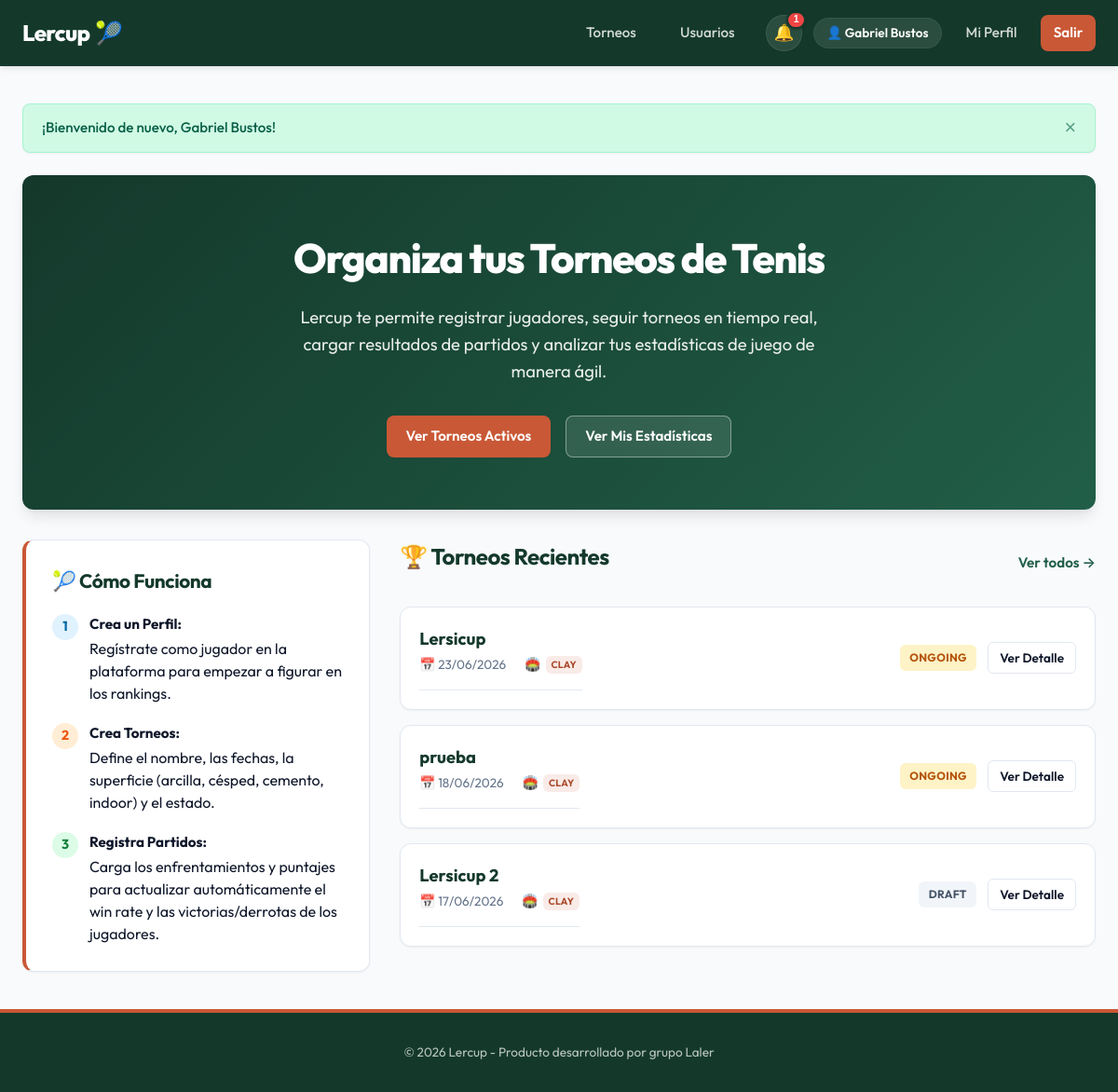
Screenshot of / (signed in) with the database file from the repository.
### app/models/user.py (models this page shows)
class User(SQLModel, table=True):
    id: Optional[int] = Field(default=None, primary_key=True)
    email: str = Field(index=True, unique=True, nullable=False)
    hashed_password: str = Field(nullable=False)
    full_name: str = Field(nullable=False)
    city: Optional[str] = Field(default=None)
    phone_number: Optional[str] = Field(default=None)
    avatar_url: Optional[str] = Field(default=None)
    is_admin: bool = Field(default=False)
    role: str = Field(default="player") # player, tournament_admin, admin
    created_at: datetime = Field(default_factory=datetime.utcnow)
    profiles: List["PlayerProfile"] = Relationship(
        back_populates="user",
        sa_relationship_kwargs={"cascade": "all, delete-orphan"}
    )
    registrations: List["TournamentRegistration"] = Relationship(
        back_populates="user",
        sa_relationship_kwargs={"cascade": "all, delete-orphan"}
    )
    created_tournaments: List["Tournament"] = Relationship(
        back_populates="creator"
    )

### app/models/tournament.py (models this page shows)
class Tournament(SQLModel, table=True):
    id: Optional[int] = Field(default=None, primary_key=True)
    name: str = Field(nullable=False)
    description: Optional[str] = Field(default=None)
    start_date: datetime = Field(nullable=False)
    end_date: datetime = Field(nullable=False)
    surface: str = Field(default="clay")  # clay, grass, hard, indoor
    status: str = Field(default="draft")  # draft, ongoing, finished
    creator_id: int = Field(foreign_key="user.id", nullable=False)
    format_id: Optional[int] = Field(foreign_key="tournamentformat.id", default=None, nullable=True)
    sport: str = Field(default="tennis", index=True, nullable=False)  # tennis, padel, etc.
    category: str = Field(default="flexible", nullable=False) # flexible, Primera, A, B1, B2, C, D
    created_at: datetime = Field(default_factory=datetime.utcnow)
    creator: "User" = Relationship(back_populates="created_tournaments")
    format: Optional["TournamentFormat"] = Relationship()
    registrations: List["TournamentRegistration"] = Relationship(
        back_populates="tournament",
        sa_relationship_kwargs={"cascade": "all, delete-orphan"}
    )
    matches: List["Match"] = Relationship(
        back_populates="tournament",
        sa_relationship_kwargs={"cascade": "all, delete-orphan"}
    )
    group_rounds: List["GroupRound"] = Relationship(
        back_populates="tournament",
        sa_relationship_kwargs={"cascade": "all, delete-orphan"},
    )

### app/routes/web/home.py (the view)
@router.get("/")
def home(request: Request, db: Session = Depends(get_session)):
    tournaments = TournamentService.get_all_tournaments(db)
    return render_template(request, db, "index.html", {
        "tournaments": tournaments,
        "active_page": "home"
    })

### app/templates/index.html (shortened to what this page needs)
{% extends "base.html" %}
{% block content %}
<div class="welcome-hero" style="text-align: center; padding: 3.5rem 1.5rem; background: linear-gradient(135deg, var(--primary-color), var(--primary-light)); color: white; border-radius: var(--border-radius); margin-bottom: 2rem; box-shadow: var(--shadow-lg);">
    <h1 style="color: white; margin-bottom: 1rem; font-size: 2.75rem; font-weight: 800; letter-spacing: -0.03em;">Organiza tus Torneos de Tenis</h1>
    <p style="font-size: 1.15rem; max-width: 600px; margin: 0 auto 2rem auto; opacity: 0.9; line-height: 1.6;">Lercup te permite registrar jugadores, seguir torneos en tiempo real, cargar resultados de partidos y analizar tus estadísticas de juego de manera ágil.</p>
    {% if not current_user %}
        <div style="display: flex; justify-content: center; gap: 1rem; flex-wrap: wrap;">
            <a href="/auth/register" class="btn btn-secondary">Comenzar Gratis</a>
            <a href="/auth/login" class="btn btn-outline" style="color: white; border-color: rgba(255,255,255,0.4); background: rgba(255, 255, 255, 0.1);">Iniciar Sesión</a>
        </div>
    {% else %}
        <div style="display: flex; justify-content: center; gap: 1rem; flex-wrap: wrap;">
            <a href="/tournaments" class="btn btn-secondary">Ver Torneos Activos</a>
            <a href="/users/profile/{{ current_user.id }}" class="btn btn-outline" style="color: white; border-color: rgba(255,255,255,0.4); background: rgba(255, 255, 255, 0.1);">Ver Mis Estadísticas</a>
        </div>
    {% endif %}
</div>
<div class="grid-cols-1-2" style="margin-top: 2rem;">
    <div class="card" style="display: flex; flex-direction: column; justify-content: space-between; border-left: 4px solid var(--accent-color);">
        <div>
            <h2 class="card-title">🎾 Cómo Funciona</h2>
            <ul style="list-style: none; display: flex; flex-direction: column; gap: 1.25rem; margin-top: 1.25rem;">
                <li style="display: flex; align-items: flex-start; gap: 0.75rem;">
                    <span style="background: #e0f2fe; color: #0369a1; width: 28px; height: 28px; display: flex; align-items: center; justify-content: center; border-radius: 50%; font-weight: bold; flex-shrink: 0; font-size: 0.9rem;">1</span>
                    <div>
                        <strong style="display: block; font-size: 0.95rem; margin-bottom: 0.15rem;">Crea un Perfil:</strong> Regístrate como jugador en la plataforma para empezar a figurar en los rankings.
                    </div>
                </li>
                <li style="display: flex; align-items: flex-start; gap: 0.75rem;">
                    <span style="background: #ffedd5; color: #ea580c; width: 28px; height: 28px; display: flex; align-items: center; justify-content: center; border-radius: 50%; font-weight: bold; flex-shrink: 0; font-size: 0.9rem;">2</span>
                    <div>
                        <strong style="display: block; font-size: 0.95rem; margin-bottom: 0.15rem;">Crea Torneos:</strong> Define el nombre, las fechas, la superficie (arcilla, césped, cemento, indoor) y el estado.
                    </div>
                </li>
                <li style="display: flex; align-items: flex-start; gap: 0.75rem;">
                    <span style="background: #dcfce7; color: #15803d; width: 28px; height: 28px; display: flex; align-items: center; justify-content: center; border-radius: 50%; font-weight: bold; flex-shrink: 0; font-size: 0.9rem;">3</span>
                    <div>
                        <strong style="display: block; font-size: 0.95rem; margin-bottom: 0.15rem;">Registra Partidos:</strong> Carga los enfrentamientos y puntajes para actualizar automáticamente el win rate y las victorias/derrotas de los jugadores.
                    </div>
                </li>
            </ul>
        </div>
    </div>
    <div>
        <div style="display: flex; justify-content: space-between; align-items: center; margin-bottom: 1.25rem;">
            <h2>🏆 Torneos Recientes</h2>
            <a href="/tournaments" style="font-size: 0.95rem; color: var(--primary-light); font-weight: 600; text-decoration: none;">Ver todos &rarr;</a>
        </div>
        {% if tournaments %}
            <div style="display: flex; flex-direction: column; gap: 1rem;">
                {% for t in tournaments[:3] %}
                    <div class="card" style="padding: 1.25rem; display: flex; justify-content: space-between; align-items: center; gap: 1rem;">
                        <div>
                            <h3 style="font-size: 1.15rem; color: var(--primary-color); font-weight: 700;">{{ t.name }}</h3>
                            <div class="card-meta" style="margin-bottom: 0; margin-top: 0.25rem;">
                                <span>📅 {{ t.start_date.strftime('%d/%m/%Y') }}</span>
                                <span>🏟️ <span class="badge badge-{{ t.surface }}" style="font-size:0.65rem; padding: 0.1rem 0.35rem;">{{ t.surface }}</span></span>
                            </div>
                        </div>
                        <div style="display: flex; align-items: center; gap: 0.75rem;">
                            <span class="badge badge-{{ t.status }}">{{ t.status }}</span>
                            <a href="/tournaments/detail/{{ t.id }}" class="btn btn-outline btn-sm">Ver Detalle</a>
                        </div>
                    </div>
                {% endfor %}
            </div>
        {% endif %}
    </div>
</div>
{% endblock %}

### app/templates/base.html (shortened to what this page needs)
<!DOCTYPE html>
<html lang="es">
<head>
    <link rel="stylesheet" href="/static/css/app.css?v={{ static_version }}">
</head>
<body>
    <header>
        <div class="navbar">
            <a href="/" class="nav-brand">
                Lercup<span>🎾</span>
            </a>
            <nav>
                <ul class="nav-menu">
                    <li><a href="/tournaments" class="nav-link {% if active_page == 'tournaments' %}active{% endif %}">Torneos</a></li>
                    <li><a href="/users" class="nav-link {% if active_page == 'users' %}active{% endif %}">Usuarios</a></li>
                    {% if current_user %}
                        <li class="nav-actions-group">
                            <div class="notification-menu">
                                <button type="button" class="notification-bell" aria-label="Notificaciones{% if unread_notification_count > 0 %} ({{ unread_notification_count }} sin leer){% endif %}" aria-expanded="false">
                                    <span class="notification-bell-icon" aria-hidden="true">🔔</span>
                                    {% if unread_notification_count > 0 %}
                                        <span class="notification-badge" aria-hidden="true">{{ unread_notification_count }}</span>
                                    {% endif %}
                                </button>
                            </div>
                            <div class="user-menu">
                                <span class="user-badge">👤 {{ current_user.full_name }}</span>
                                <a href="/users/profile/{{ current_user.id }}" class="nav-link {% if active_page == 'profile' %}active{% endif %}">Mi Perfil</a>
                                <a href="/auth/logout" class="nav-link nav-btn">Salir</a>
                            </div>
                        </li>
                    {% else %}
                        <li><a href="/auth/login" class="nav-link">Iniciar Sesión</a></li>
                        <li><a href="/auth/register" class="nav-link nav-btn">Registrarse</a></li>
                    {% endif %}
                </ul>
            </nav>
        </div>
    </header>
    <main>
        {% if messages %}
            <div class="alerts-container">
                {% for msg in messages %}
                    <div class="alert alert-{{ msg.type }}">
                        <span>{{ msg.text }}</span>
                        <button class="close-btn">&times;</button>
                    </div>
                {% endfor %}
            </div>
        {% endif %}
        {% block content %}
        {% endblock %}
    </main>
    <footer>
        <p>&copy; 2026 Lercup - Producto desarrollado por grupo Laler</p>
    </footer>
</body>
</html>

### rows the page displays
User: full_name "Gabriel Bustos"
Tournament: name "Lersicup", start_date "23/06/2026", surface "CLAY", status "ONGOING"
Tournament: name "prueba", start_date "18/06/2026", surface "CLAY", status "ONGOING"
Tournament: name "Lersicup 2", start_date "17/06/2026", surface "CLAY", status "DRAFT"

### other values shown
{{ unread_notification_count }} "1"
{{ msg.text }} "¡Bienvenido de nuevo, Gabriel Bustos!"
